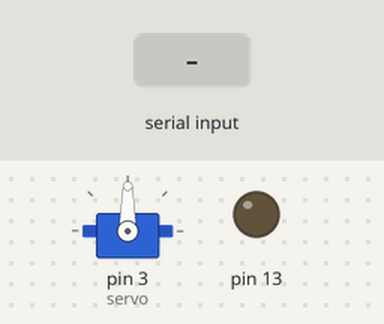
The sketch below on a simulated Arduino Uno, built with avr-gcc and run on an emulated ATmega328P. Parts: servo, output pins drawn as LEDs (lit = HIGH). Inputs (shaded band) come from the test bench.

Above: at 1.2 s.
1.3 s: "h" received over Serial
At 1.8 s:
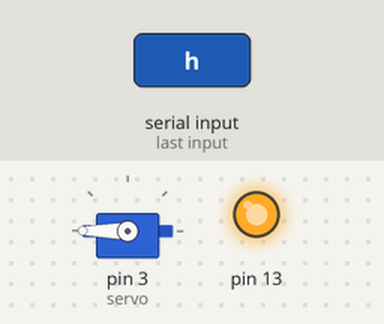
2.8 s: "a" received over Serial
At 4.0 s:
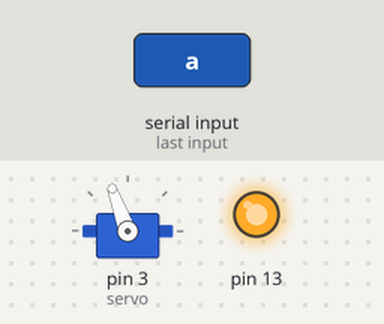
4.3 s: "b" received over Serial
At 5.3 s:
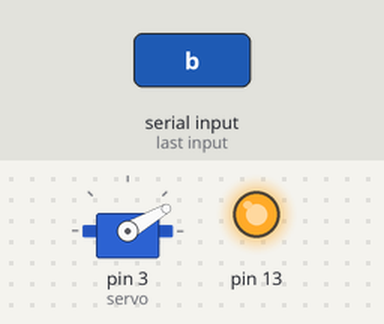
Timing chart, 0 to 7.3 s (numbered marks = the images above; inputs shaded):
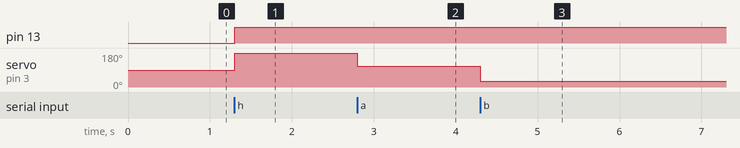

The sketch:

coloresPy.ino
```cpp
/*
Interaccion entre Arduino y OpenCV
Codigo para Arduino

*/

#include <Servo.h>

Servo servo;
char lectura; //Variable para guardar la lectura del Serial

void setup()
{
   //Iniciamos el Serial:
   Serial.begin(9600);

   //Inicializamos el pin 13
   servo.attach(3);
   pinMode(13,OUTPUT);
}

void loop()
{
   //Si recibimos algo por serial, lo guardamos
   if(Serial.available() >= 1)
   {
      lectura = Serial.read();

      //-Si recibiste 'h' -> enciende LED
      //-Si recibiste otro caracter -> apaga el LED
      //verde
      if(lectura == 'h')
      {
         servo.write(180);
         digitalWrite(13,HIGH);
      }

      //azul
      if(lectura == 'a')
      {
        servo.write(110);
        digitalWrite(13,HIGH);
        }
       //rojo
       if(lectura == 'b')
      {
        servo.write(30);
        digitalWrite(13,HIGH);
        }

   }
}
```

Measured:
- after the input at 1.3 s, pin 13: LOW → HIGH at once; servo on pin 3 (servo): 90° → 180° at once
- after the input at 2.8 s, servo on pin 3 (servo): 180° → 110° at once
- after the input at 4.3 s, servo on pin 3 (servo): 110° → 30° at once
